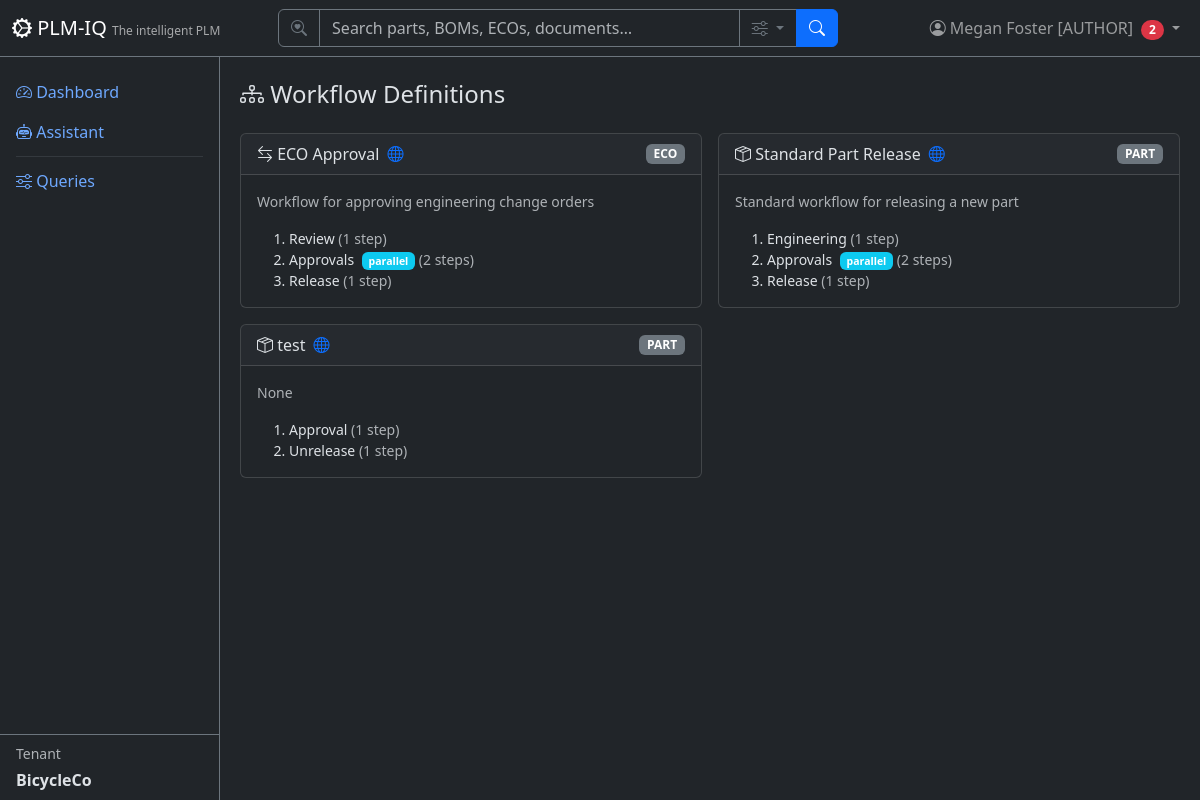
The app's page /workflow/definitions (signed in), older data.
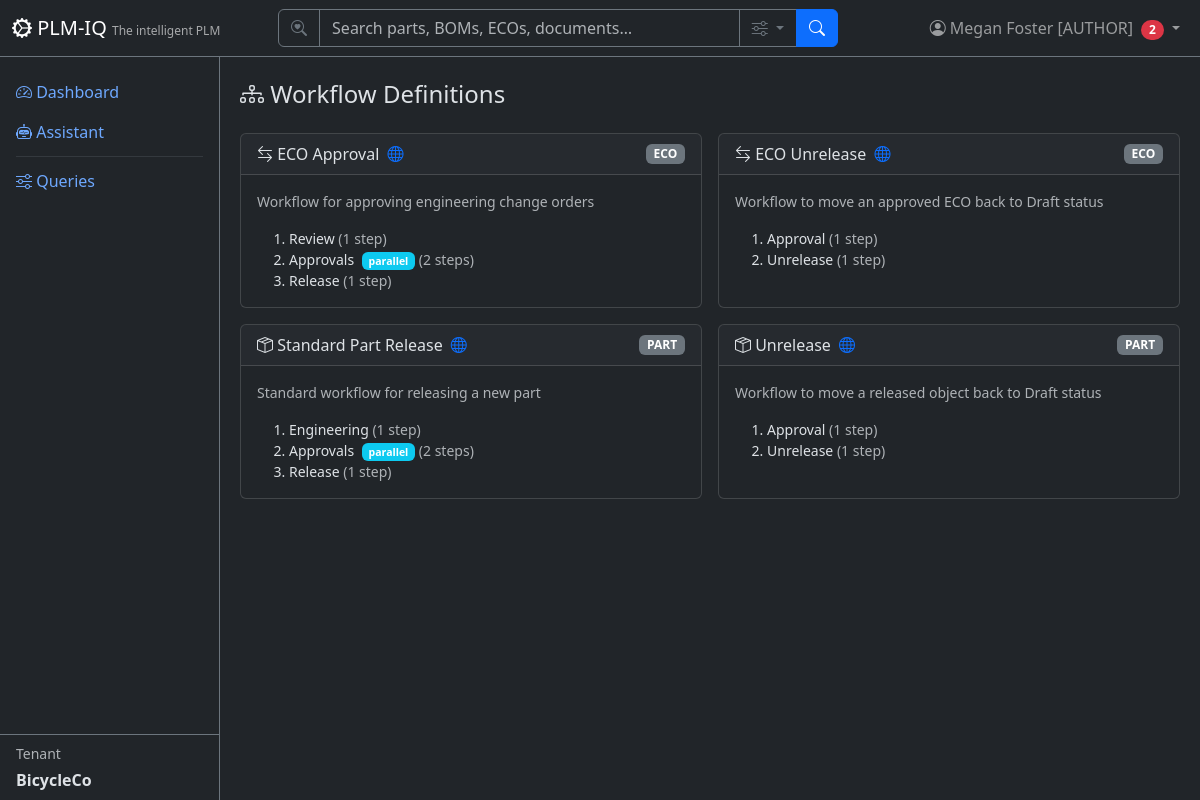
The same page, newer data.
### app/models/tenant_user.py (models this page shows)
class User(Base):
    __tablename__ = "users"
    user_id = Column("user_id", Integer, primary_key=True, autoincrement=True)
    username = Column("username", String, unique=True, nullable=False)
    full_name = Column("full_name", String, nullable=False)
    email = Column("email", String)
    password_hash = Column("password_hash", String, nullable=False, default="")
    tenant_id = Column("tenant_id", Integer, ForeignKey("tenants.tenant_id"), nullable=False, default=1)
    tenant_key = Column("tenant_key", String, nullable=False)
    is_active = Column("is_active", Boolean, default=True)
    created_date = Column("created_date", String)
    role = Column("role", String, nullable=False, default="reader")
    tenant = relationship("Tenant", back_populates="users")
    favorites = relationship("Favorite", back_populates="user")

class Tenant(Base):
    __tablename__ = "tenants"
    tenant_id = Column("tenant_id", Integer, primary_key=True, autoincrement=True)
    tenant_name = Column("tenant_name", String, unique=True, nullable=False)
    tenant_key = Column("tenant_key", String, unique=True, nullable=False)
    tenant_secret = Column("tenant_secret", String, nullable=False, default="")
    subdomain = Column("subdomain", String, unique=True, nullable=True)
    description = Column("description", String)
    created_date = Column("created_date", String)
    role = Column("role", String, default="reader")
    is_active = Column("is_active", Boolean, default=True)
    users = relationship("User", back_populates="tenant")
    parts = relationship("Part", back_populates="tenant")
    favorites = relationship("Favorite", back_populates="tenant")

### app/models/workflow.py (models this page shows)
class WorkflowDefinition(Base):
    __tablename__ = "workflow_definitions"
    id = Column("id", Integer, primary_key=True, autoincrement=True)
    name = Column("name", String, nullable=False)
    object_type = Column("object_type", String, nullable=False)  # 'part' | 'eco'
    description = Column("description", String)
    definition = Column("definition", JSON)
    is_active = Column("is_active", Boolean, default=True)
    is_global = Column("is_global", Boolean, default=False, nullable=False)
    created_by = Column("created_by", Integer, ForeignKey("users.user_id"))
    tenant_id = Column("tenant_id", Integer, ForeignKey("tenants.tenant_id"))  # NULL for global
    tenant_key = Column("tenant_key", String, nullable=False)
    created_at = Column("created_at", String)
    instances = relationship("WorkflowInstance", back_populates="definition")

### app/routers/workflow.py (the view)
@router.get("/definitions", response_class=HTMLResponse)
def definitions_list(request: Request, db: TenantScopedSession = Depends(get_tenant_db)):
    user = require_user(request, db)
    ctx = auth_context(request, db)
    items = db.execute(select(WorkflowDefinition).where(
        (WorkflowDefinition.is_global == True) |
        (WorkflowDefinition.tenant_id == user.tenant_id)
    ).order_by(WorkflowDefinition.object_type, WorkflowDefinition.name)).scalars().all()
    return HTMLResponse(content=render(
        "workflow/definitions.html", **ctx,
        definitions=items,
        object_types=OBJECT_TYPES,
        can_manage=is_superuser(user),
    ))

### app/templates/workflow/definitions.html (shortened to what this page needs)
{% extends "base.html" %}
{% block content %}
<div class="d-flex justify-content-between align-items-center mb-3">
    <h4><i class="bi bi-diagram-3"></i> Workflow Definitions</h4>
</div>
<div class="row g-3">
    {% for t in definitions %}
    <div class="col-md-6">
        <div class="card h-100">
            <div class="card-header d-flex justify-content-between align-items-center">
                <span>
                    <i class="bi bi-{% if t.object_type == 'part' %}box-seam{% else %}arrow-left-right{% endif %}"></i>
                    {{ t.name }}
                    {% if t.is_global %}<i class="bi bi-globe text-primary ms-1" title="Global definition"></i>{% endif %}
                </span>
                <span class="badge bg-secondary">{{ t.object_type|upper }}</span>
            </div>
            <div class="card-body">
                {% if t.description %}<p class="text-muted small">{{ t.description }}</p>{% endif %}
                <ol class="mb-0 small">
                    {% for s in (t.definition.stages if t.definition else []) %}
                    <li>
                        {{ s.name }}
                        {% if s.parallel %}<span class="badge bg-info ms-1">parallel</span>{% endif %}
                        <span class="text-muted">({{ s.steps|length }} step{{ '' if s.steps|length == 1 else 's' }})</span>
                    </li>
                    {% endfor %}
                </ol>
            </div>
        </div>
    </div>
    {% endfor %}
</div>
{% endblock %}

### app/templates/base.html (shortened to what this page needs)
<!DOCTYPE html>
<html lang="en" data-bs-theme="dark">
<head>
    <link href="https://cdn.jsdelivr.net/npm/bootstrap@5.3.3/dist/css/bootstrap.min.css" rel="stylesheet">
    <link href="https://cdn.jsdelivr.net/npm/bootstrap-icons@1.11.3/font/bootstrap-icons.css" rel="stylesheet">
</head>
<body>
    <nav class="navbar navbar-expand-md navbar-dark bg-dark fixed-top border-bottom border-secondary">
        <div class="container-fluid">
            <a class="navbar-brand" href="/">
                <i class="bi bi-gear-wide-connected"></i> PLM-IQ
                <small class="d-none d-md-inline">The intelligent PLM</small>
            </a>
            <div class="collapse navbar-collapse" id="navMenu">
                {% if current_user %}
                <form class="d-flex mx-auto my-2 my-md-0" role="search" action="/search" method="get" style="width: 100%; max-width: 560px;">
                    <div class="input-group">
                        <span class="input-group-text bg-dark border-secondary text-secondary"><i class="bi bi-search-heart"></i></span>
                        <input type="search" name="q" class="form-control bg-dark text-light border-secondary" placeholder="Search parts, BOMs, ECOs, documents…" aria-label="Search">
                        <button class="btn btn-outline-secondary dropdown-toggle" type="button" data-bs-toggle="dropdown" data-bs-auto-close="outside" title="Search options">
                            <i class="bi bi-sliders"></i>
                        </button>
                        <button class="btn btn-primary" type="submit"><i class="bi bi-search"></i></button>
                    </div>
                </form>
                {% endif %}
                <ul class="navbar-nav ms-auto align-items-center">
                    {% if current_user %}
                    <li class="nav-item dropdown">
                        <a class="nav-link dropdown-toggle position-relative" href="#" role="button" data-bs-toggle="dropdown" aria-label="Profile Menu" title="Profile Menu">
                            <i class="bi bi-person-circle"></i>
                            <span class="d-none d-md-inline">{{ current_user.full_name }} [{{ current_user.role|upper if current_user.role else 'SUPERUSER' }}]</span>
                            {% if unread_count|default(0) > 0 %}<span class="badge bg-danger rounded-pill ms-1">{{ unread_count }}</span>{% endif %}
                        </a>
                    </li>
                    {% else %}
                    <li class="nav-item">
                        <a class="nav-link" href="/login"><i class="bi bi-box-arrow-in-right"></i> Sign In</a>
                    </li>
                    {% endif %}
                </ul>
            </div>
        </div>
    </nav>
    <div class="sidebar bg-dark border-end border-secondary pt-3">
        <ul class="nav nav-pills flex-column flex-grow-1 overflow-auto">
            <li class="nav-item">
                <a class="nav-link" href="/"><i class="bi bi-speedometer2"></i> Dashboard</a>
            </li>
            <li class="nav-item">
                <a class="nav-link" href="/assistant"><i class="bi bi-robot"></i> Assistant</a>
            </li>
            <li class="nav-item">
                <hr class="nav-divider my-1 mx-3 border-secondary">
            </li>
            <li class="nav-item">
                <a class="nav-link" href="/queries"><i class="bi bi-sliders"></i> Queries</a>
            </li>
        </ul>
        {% if current_tenant %}
        <div class="px-3 py-2 border-top border-secondary mt-auto">
            <div class="small text-muted mb-1">Tenant</div>
            <div class="fw-bold">{{ current_tenant.tenant_name }}</div>
        </div>
        {% endif %}
    </div>
    <div class="main-content">
        {% block content %}{% endblock %}
    </div>
</body>
</html>

### app/templates/base.html (style rules this page uses)
body { padding-top: 60px; }
.sidebar { position: fixed; top: 56px; bottom: 0; left: 0; width: 220px; overflow-y: auto; display: flex; flex-direction: column; }
.main-content { margin-left: 220px; padding: 20px; }
.navbar-brand small { font-size: 0.75rem; opacity: 0.6; }

Row changes from the older to the newer data that the page shows:
removed WorkflowDefinition: name "test", is_global True (drawn), object_type "PART", description "None", name "Approval" "Unrelease", steps|length "1" "1"
added WorkflowDefinition: name "ECO Unrelease", is_global True (drawn), object_type "ECO", description "Workflow to move an approved ECO back to Draft status", name "Approval" "Unrelease", steps|length "1" "1"
added WorkflowDefinition: name "Unrelease", is_global True (drawn), object_type "PART", description "Workflow to move a released object back to Draft status", name "Approval" "Unrelease", steps|length "1" "1"
